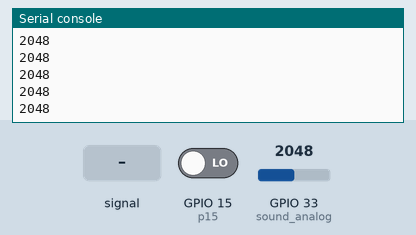
The program below on a simulated ESP32 board running MicroPython. On the bench: the last lines printed to the serial console. The test bench sets the inputs (shaded band); at power-on: GPIO 15 (p15) LOW, GPIO 33 (sound_analog) = 2048 (analog values on the 0–4095 scale).

Above: at 1.2 s.
1.3 s: GPIO 15 (p15) driven HIGH
2.8 s: GPIO 33 (sound_analog) fed a 200 Hz sine of ±327 counts around its level
At 2.81 s:
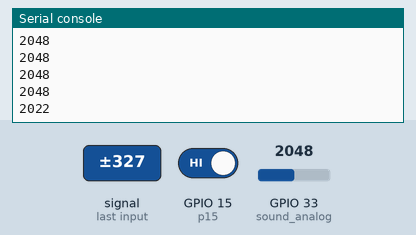
4.3 s: GPIO 33 (sound_analog) set to 2866
At 4.31 s:
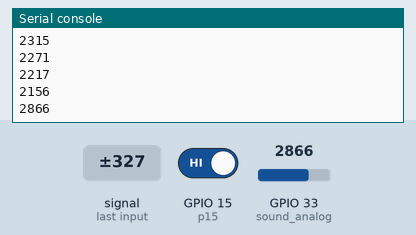
5.8 s: GPIO 33 (sound_analog) fed a 1000 Hz sine of ±1023 counts around its level
At 5.81 s:
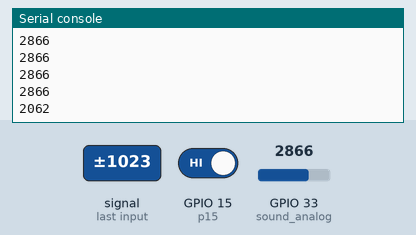
7.3 s: GPIO 33 (sound_analog) set to 3603
At 7.32 s:
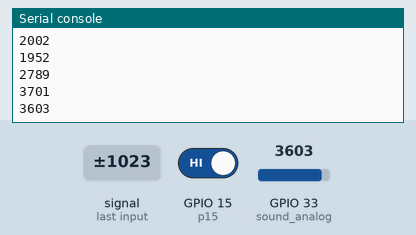
Timing chart, 0 to 9.8 s (numbered marks = the images above; inputs shaded):
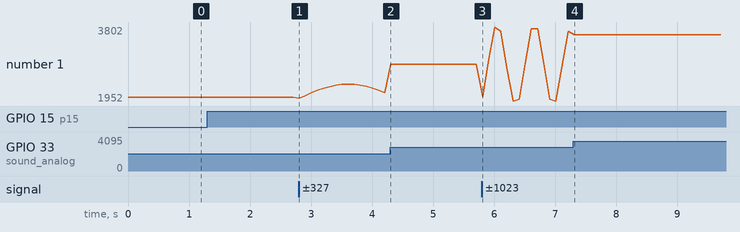

The program:

29-_____________.py
```python
from machine import Pin, ADC
import time


# 模拟量
sound_analog = ADC(Pin(33))
sound_analog.atten(ADC.ATTN_11DB)  # 这里配置测量量程为3.3V


def handle_sound(*argc):
    # print(argc)
    print("有声音...")


# 数字量
p15 = Pin(15, Pin.IN)
#配置中断函数，在pin15收到上升沿信号时中断，
#传感器无声音输出0，有声音输出1，所以配置上升沿中断。
p15.irq(trigger=Pin.IRQ_RISING, handler=handle_sound)

# 循环检测
while True:
    sound_value = sound_analog.read()  # 0-4095
    print(sound_value)
    time.sleep(0.1)
```

Measured:
- after the input at 2.8 s, the serial console: prints a new line at once (image 1)
- after the input at 4.3 s, the serial console: prints a new line at once (image 2)
- after the input at 5.8 s, the serial console: prints a new line at once (image 3)
- after the input at 7.3 s, the serial console: prints a new line at once (image 4)
- plotted number 1: 2048 → 2156 after the input at 2.8 s, 2156 → 2866 after the input at 4.3 s, 2866 → 3701 after the input at 5.8 s, 3701 → 3603 after the input at 7.3 s
